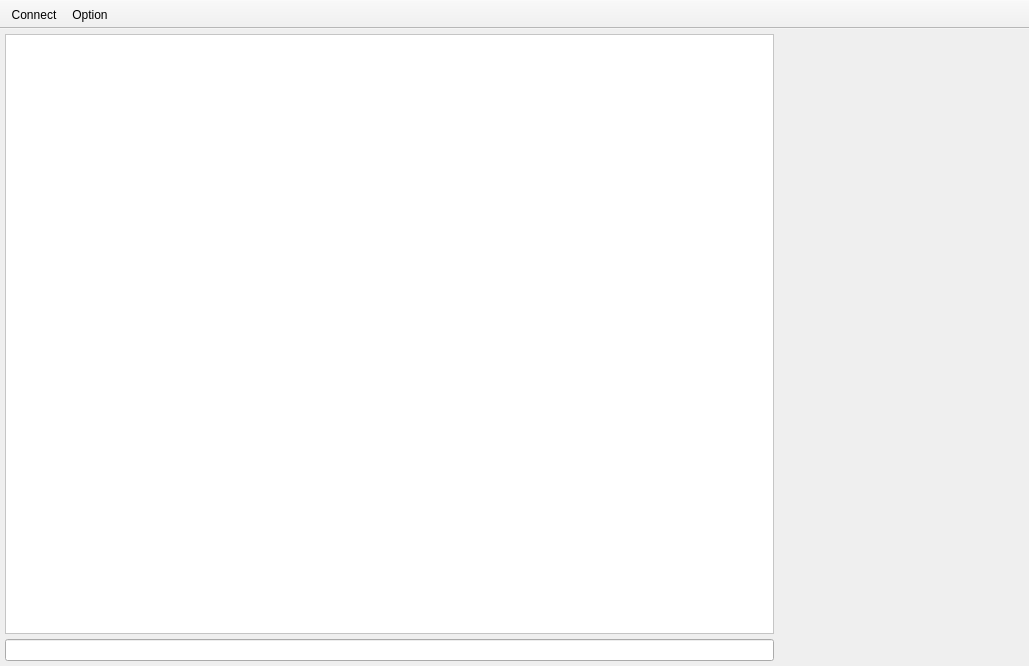
<ui version="4.0" >
 <class>dev_client</class>
 <widget class="QMainWindow" name="dev_client" >
  <property name="geometry" >
   <rect>
    <x>0</x>
    <y>0</y>
    <width>1029</width>
    <height>666</height>
   </rect>
  </property>
  <property name="windowTitle" >
   <string>DevClient</string>
  </property>
  <widget class="QWidget" name="centralwidget" >
   <layout class="QGridLayout" >
    <property name="leftMargin" >
     <number>5</number>
    </property>
    <property name="topMargin" >
     <number>5</number>
    </property>
    <property name="rightMargin" >
     <number>5</number>
    </property>
    <property name="bottomMargin" >
     <number>5</number>
    </property>
    <property name="horizontalSpacing" >
     <number>5</number>
    </property>
    <property name="verticalSpacing" >
     <number>5</number>
    </property>
    <item row="0" column="0" >
     <widget class="QTextEdit" name="text_output" >
      <property name="sizePolicy" >
       <sizepolicy vsizetype="Expanding" hsizetype="Expanding" >
        <horstretch>1</horstretch>
        <verstretch>1</verstretch>
       </sizepolicy>
      </property>
      <property name="minimumSize" >
       <size>
        <width>760</width>
        <height>0</height>
       </size>
      </property>
      <property name="styleSheet" >
       <string>QTextEdit { background-color: #FFFFFF; font: 10pt "Courier"}</string>
      </property>
      <property name="readOnly" >
       <bool>true</bool>
      </property>
     </widget>
    </item>
    <item rowspan="2" row="0" column="1" >
     <widget class="QStackedWidget" name="rightpanel" >
      <property name="sizePolicy" >
       <sizepolicy vsizetype="Fixed" hsizetype="Fixed" >
        <horstretch>0</horstretch>
        <verstretch>0</verstretch>
       </sizepolicy>
      </property>
      <property name="minimumSize" >
       <size>
        <width>245</width>
        <height>610</height>
       </size>
      </property>
      <property name="currentIndex" >
       <number>0</number>
      </property>
      <widget class="QWidget" name="generic" />
      <widget class="QWidget" name="smaug" >
       <widget class="QWidget" name="" >
        <property name="geometry" >
         <rect>
          <x>5</x>
          <y>10</y>
          <width>231</width>
          <height>126</height>
         </rect>
        </property>
        <layout class="QGridLayout" >
         <item row="0" column="0" >
          <widget class="QLabel" name="label_health" >
           <property name="sizePolicy" >
            <sizepolicy vsizetype="Preferred" hsizetype="Fixed" >
             <horstretch>0</horstretch>
             <verstretch>0</verstretch>
            </sizepolicy>
           </property>
           <property name="minimumSize" >
            <size>
             <width>90</width>
             <height>0</height>
            </size>
           </property>
           <property name="text" >
            <string>Health</string>
           </property>
          </widget>
         </item>
         <item row="0" column="1" >
          <widget class="QProgressBar" name="bar_health" >
           <property name="value" >
            <number>100</number>
           </property>
           <property name="textVisible" >
            <bool>false</bool>
           </property>
          </widget>
         </item>
         <item row="1" column="0" >
          <widget class="QLabel" name="label_mana" >
           <property name="sizePolicy" >
            <sizepolicy vsizetype="Preferred" hsizetype="Fixed" >
             <horstretch>0</horstretch>
             <verstretch>0</verstretch>
            </sizepolicy>
           </property>
           <property name="minimumSize" >
            <size>
             <width>90</width>
             <height>0</height>
            </size>
           </property>
           <property name="text" >
            <string>Mana</string>
           </property>
          </widget>
         </item>
         <item row="1" column="1" >
          <widget class="QProgressBar" name="bar_mana" >
           <property name="value" >
            <number>100</number>
           </property>
           <property name="textVisible" >
            <bool>false</bool>
           </property>
          </widget>
         </item>
         <item row="2" column="0" >
          <widget class="QLabel" name="label_movement" >
           <property name="sizePolicy" >
            <sizepolicy vsizetype="Preferred" hsizetype="Fixed" >
             <horstretch>0</horstretch>
             <verstretch>0</verstretch>
            </sizepolicy>
           </property>
           <property name="minimumSize" >
            <size>
             <width>90</width>
             <height>0</height>
            </size>
           </property>
           <property name="text" >
            <string>Movement</string>
           </property>
          </widget>
         </item>
         <item row="2" column="1" >
          <widget class="QProgressBar" name="bar_movement" >
           <property name="value" >
            <number>100</number>
           </property>
           <property name="textVisible" >
            <bool>false</bool>
           </property>
          </widget>
         </item>
        </layout>
       </widget>
      </widget>
     </widget>
    </item>
    <item row="1" column="0" >
     <widget class="QLineEdit" name="text_input" >
      <property name="sizePolicy" >
       <sizepolicy vsizetype="Fixed" hsizetype="Expanding" >
        <horstretch>1</horstretch>
        <verstretch>1</verstretch>
       </sizepolicy>
      </property>
      <property name="minimumSize" >
       <size>
        <width>760</width>
        <height>0</height>
       </size>
      </property>
     </widget>
    </item>
   </layout>
  </widget>
  <widget class="QToolBar" name="toolBar" >
   <property name="contextMenuPolicy" >
    <enum>Qt::PreventContextMenu</enum>
   </property>
   <property name="movable" >
    <bool>false</bool>
   </property>
   <property name="orientation" >
    <enum>Qt::Horizontal</enum>
   </property>
   <property name="iconSize" >
    <size>
     <width>32</width>
     <height>32</height>
    </size>
   </property>
   <attribute name="toolBarArea" >
    <enum>TopToolBarArea</enum>
   </attribute>
   <attribute name="toolBarBreak" >
    <bool>false</bool>
   </attribute>
   <addaction name="action_connect" />
   <addaction name="action_option" />
  </widget>
  <action name="action_connect" >
   <property name="icon" >
    <iconset>../../resources/images/connect.png</iconset>
   </property>
   <property name="text" >
    <string>Connect</string>
   </property>
  </action>
  <action name="action_exit" >
   <property name="text" >
    <string>Exit</string>
   </property>
  </action>
  <action name="action_option" >
   <property name="icon" >
    <iconset>../../resources/images/option.png</iconset>
   </property>
   <property name="text" >
    <string>Option</string>
   </property>
  </action>
 </widget>
 <resources/>
 <connections/>
 <designerdata>
  <property name="gridDeltaX" >
   <number>5</number>
  </property>
  <property name="gridDeltaY" >
   <number>5</number>
  </property>
  <property name="gridSnapX" >
   <bool>true</bool>
  </property>
  <property name="gridSnapY" >
   <bool>true</bool>
  </property>
  <property name="gridVisible" >
   <bool>true</bool>
  </property>
 </designerdata>
</ui>
